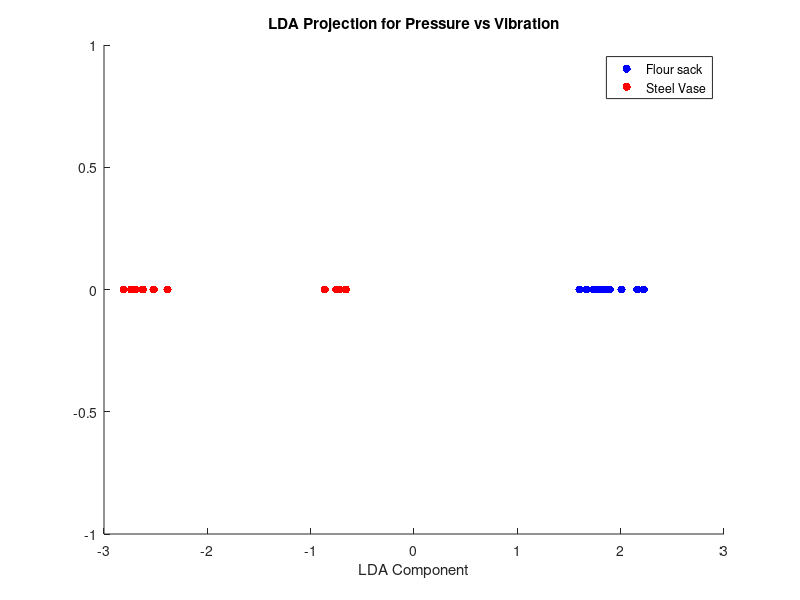
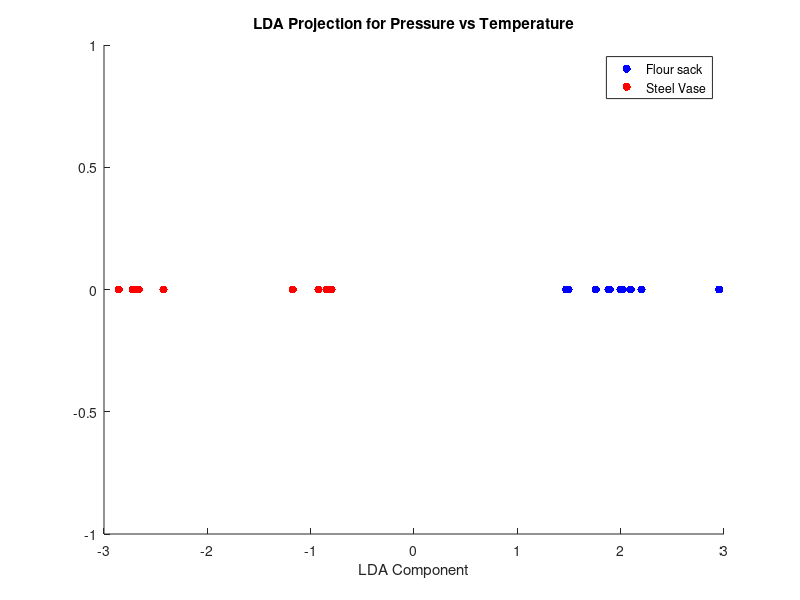
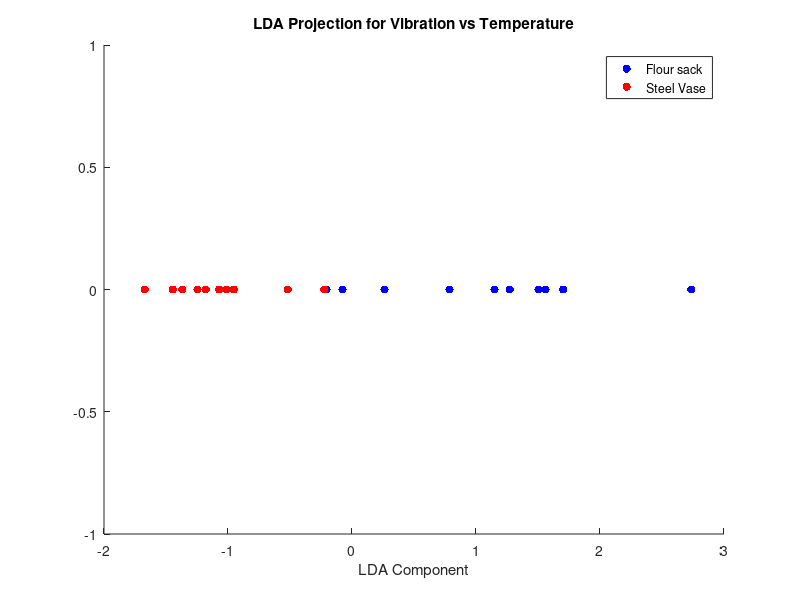

Reproduce these figures in MATLAB, in order.
% flour sack vs steel vase
data = load('Lab1/F0_PVT.mat');

pressure_flour_sack = data.Pressure(4,:)';
vibration_flour_sack = data.Vibration(4,:)';
temperature_flour_sack = data.Temperature(4,:)';

pressure_steel_vase = data.Pressure(6,:)';
vibration_steel_vase = data.Vibration(6,:)';
temperature_steel_vase = data.Temperature(6,:)';

X_pv = [pressure_flour_sack vibration_flour_sack; pressure_steel_vase vibration_steel_vase];
X_pt = [pressure_flour_sack temperature_flour_sack; pressure_steel_vase temperature_steel_vase];
X_vt = [vibration_flour_sack temperature_flour_sack; vibration_steel_vase temperature_steel_vase];

% Create label vectors for the classes
labels_pv = [ones(size(pressure_flour_sack)); 2 * ones(size(pressure_steel_vase))];
labels_pt = labels_pv;  % Same labels for all, since the class division is the same
labels_vt = labels_pv;

% Perform LDA and plot for each feature pair
feature_pairs = {X_pv, X_pt, X_vt};
pair_names = {'Pressure vs Vibration', 'Pressure vs Temperature', 'Vibration vs Temperature'};
labels = {labels_pv, labels_pt, labels_vt};

for i = 1:length(feature_pairs)
    % Standardize the data for the current pair
    X_std = (feature_pairs{i} - mean(feature_pairs{i})) ./ std(feature_pairs{i});
    
    % Calculate the means for each class for the current feature pair
    mean_class1 = mean(X_std(labels{i} == 1,:));
    mean_class2 = mean(X_std(labels{i} == 2,:));
    
    % Compute the within-class scatter matrix
    S_W = cov(X_std(labels{i} == 1,:)) + cov(X_std(labels{i} == 2,:));
    
    % Compute the between-class scatter matrix
    mean_diff = mean_class1 - mean_class2;
    S_B = (mean_diff' * mean_diff) * sum(labels{i} == 1); % Use the number of observations in class 1
    
    % Solve the generalized eigenvalue problem
    [V, D] = eig(S_B, S_W);
    [~, ind] = sort(diag(D), 'descend');
    W = V(:,ind(1)); % Select the eigenvector with the largest eigenvalue
    
    % Project the data onto the LDA component
    Y_class1 = X_std(labels{i} == 1,:) * W;
    Y_class2 = X_std(labels{i} == 2,:) * W;
    
    % Plot the LDA projection for the current feature pair
    figure;
    scatter(Y_class1, zeros(size(Y_class1, 1), 1), 'b', 'filled');
    hold on;
    scatter(Y_class2, zeros(size(Y_class2, 1), 1), 'r', 'filled');
    title(['LDA Projection for ', pair_names{i}]);
    xlabel('LDA Component');
    ylabel(''); % No y-axis label needed as this is a 1D plot
    legend('Flour sack', 'Steel Vase');
    hold off;
end